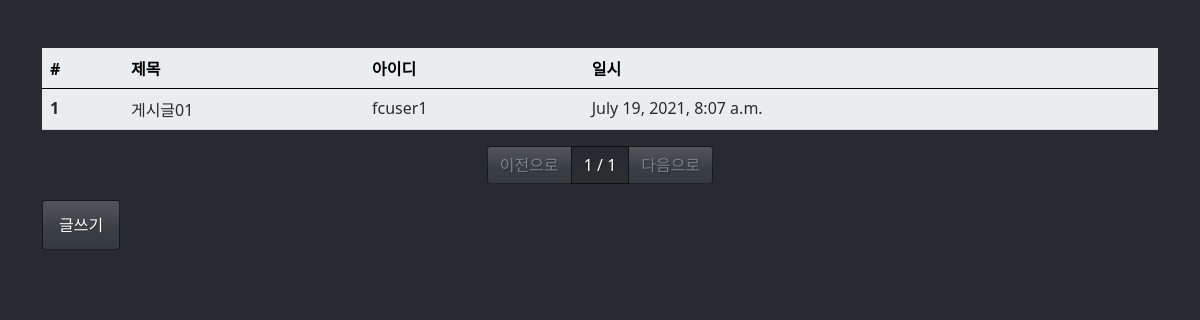
Before: /board/list/ with the older database file.
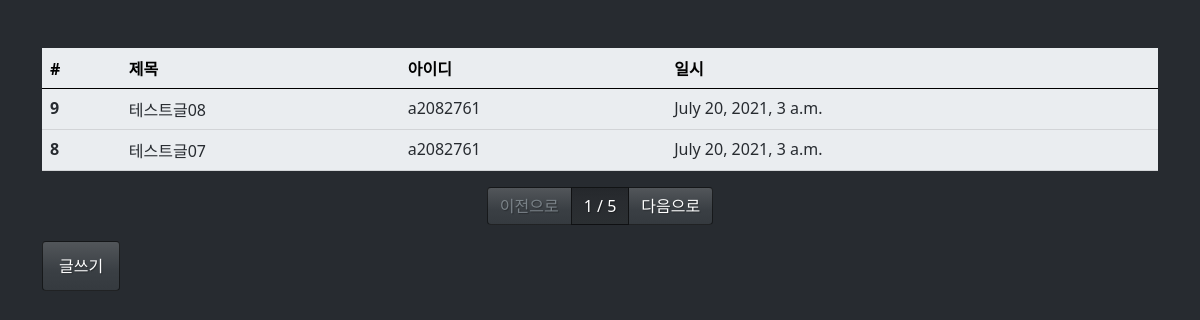
After: the same page with the newer database file.
### board/models.py (models this page shows, shortened)
class Board(models.Model):
    title = models.CharField(max_length=128,
                                verbose_name='제목')
    contents = models.TextField(verbose_name='내용')
    writer = models.ForeignKey('fc_user.Fcuser',on_delete=models.CASCADE,
                                verbose_name='작성자')
    registered_dttm = models.DateTimeField(auto_now_add=True,
                                            verbose_name='등록시간')
    class Meta: # 테이블명 지정
        db_table = 'fastcampus_board'
        verbose_name = '패스트캠퍼스 게시글'
        verbose_name_plural = '패스트캠퍼스 게시글들'

### fc_user/models.py (models this page shows)
class Fcuser(models.Model):
    username = models.CharField(max_length=32,
                                verbose_name='사용자명')
    useremail = models.EmailField(max_length=128,
                                verbose_name='사용자이메일') # EmailField를 사용하면 이메일 형식을 알아서 검사해줌
    password = models.CharField(max_length=64,
                                verbose_name='비밀번호')
    registered_dttm = models.DateTimeField(auto_now_add=True,
                                            verbose_name='등록시간')
    def __str__(self):
        return self.username
    class Meta: # 테이블명 지정
        db_table = 'fastcampus_fcuser'
        verbose_name = '패스트캠퍼스 사용자'
        verbose_name_plural = '패스트캠퍼스 사용자들'

### board/views.py (the view)
# urls.py: path('list/',views.board_list),
def board_list(request):
    all_boards = Board.objects.all().order_by('-id')
    page = int(request.GET.get('p',1)) # page번호 받아오기, 없으면 첫번째 페이지
    paginator = Paginator(all_boards,2) # 페이지마다 2개씩 보여주기
    boards = paginator.get_page(page)
    return render(request,'board_list.html',{'boards' : boards})

### board/templates/board_list.html
{% extends "base.html"%}
{% block contents %}
<div class="row mt-5">
    <div class="col-12">
        <table class="table table-light">
            <thead class="thead-light">
                <th>#</th>
                <th>제목</th>
                <th>아이디</th>
                <th>일시</th>
            </thead>
            <tbody class="text-dark">
                {% for board in boards %}
                <tr onclick="location.href='/board/detail/{{board.id}}'" style="cursor:default;">
                    <th>{{board.id}}</th>
                    <td>{{board.title}}</td>
                    <td>{{board.writer}}</td>
                    <td>{{board.registered_dttm}}</td>
                 </tr>
                 {% endfor %}
            </tbody>
        </table>
    </div>
</div>
<div class="row">
    <div class="col-12">
      <nav>
          <ul class="pagination justify-content-center">
                {% if boards.has_previous %}
                <li class="page-item">
                    <a class="page-link" href="?p={{boards.previous_page_number}}">이전으로</a>
                </li>
                {% else %}
                <li class="page-item disabled">
                    <a class="page-link" href="#">이전으로</a>
                </li>
                {% endif %}
                <li class="page-item active">
                    <a class="page-link" href="#">{{boards.number}} / {{boards.paginator.num_pages}}</a>
                </li>
                {% if boards.has_next %}
                <li class="page-item">
                    <a class="page-link" href="?p={{boards.next_page_number}}">다음으로</a>
                </li>
                {% else %}
                <li class="page-item disabled">
                    <a class="page-link" href="#">다음으로</a>
                </li>
                {% endif %}
          </ul>
      </nav>
    </div>
</div>
<div class="row">
    <div class="col-12">
        <button class="btn btn-primary" onclick="location.href='/board/write'">글쓰기</button>
    </div>
</div>
{% endblock%}

### board/templates/base.html (shortened to what this page needs)
<html>
    <head>
        <link rel="stylesheet" href="/static/bootstrap.min.css" />
    </head>
    <body>
        <div class="container">
            {% block contents %}
            {% endblock %}
        </div>
    </body>
</html>

Changed rows visible on the page:
no longer on this page (row unchanged): Board: id "1", title "게시글01", writer "fcuser1", registered_dttm "July 19, 2021, 8:07 a.m."
added Board: id "9", title "테스트글08", writer "a2082761", registered_dttm "July 20, 2021, 3 a.m."
added Board: id "8", title "테스트글07", writer "a2082761", registered_dttm "July 20, 2021, 3 a.m."
Other visible differences:
{{ boards.paginator.num_pages }}: "1" → "5"
